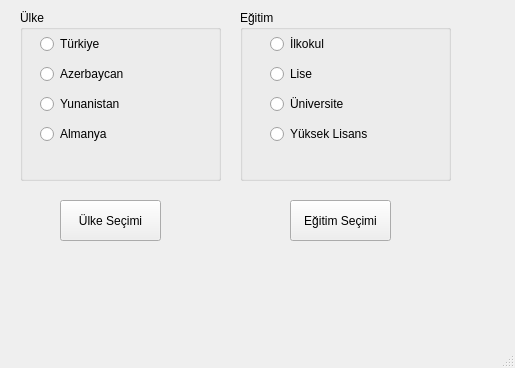
<?xml version="1.0" encoding="UTF-8"?>
<ui version="4.0">
 <class>MainWindow</class>
 <widget class="QMainWindow" name="MainWindow">
  <property name="geometry">
   <rect>
    <x>0</x>
    <y>0</y>
    <width>515</width>
    <height>368</height>
   </rect>
  </property>
  <property name="windowTitle">
   <string>MainWindow</string>
  </property>
  <widget class="QWidget" name="centralwidget">
   <widget class="QLabel" name="lblUlke">
    <property name="geometry">
     <rect>
      <x>50</x>
      <y>260</y>
      <width>141</width>
      <height>41</height>
     </rect>
    </property>
    <property name="text">
     <string/>
    </property>
   </widget>
   <widget class="QLabel" name="lblEgitim">
    <property name="geometry">
     <rect>
      <x>260</x>
      <y>260</y>
      <width>161</width>
      <height>41</height>
     </rect>
    </property>
    <property name="text">
     <string/>
    </property>
   </widget>
   <widget class="QPushButton" name="btnUlke">
    <property name="geometry">
     <rect>
      <x>60</x>
      <y>200</y>
      <width>101</width>
      <height>41</height>
     </rect>
    </property>
    <property name="text">
     <string>Ülke Seçimi</string>
    </property>
   </widget>
   <widget class="QPushButton" name="btnEgitim">
    <property name="geometry">
     <rect>
      <x>290</x>
      <y>200</y>
      <width>101</width>
      <height>41</height>
     </rect>
    </property>
    <property name="text">
     <string>Eğitim Seçimi</string>
    </property>
   </widget>
   <widget class="QGroupBox" name="groupUlke">
    <property name="geometry">
     <rect>
      <x>20</x>
      <y>10</y>
      <width>201</width>
      <height>171</height>
     </rect>
    </property>
    <property name="title">
     <string>Ülke</string>
    </property>
    <widget class="QWidget" name="gridLayoutWidget">
     <property name="geometry">
      <rect>
       <x>20</x>
       <y>20</y>
       <width>161</width>
       <height>121</height>
      </rect>
     </property>
     <layout class="QGridLayout" name="gridLayoutUlke">
      <item row="0" column="0">
       <widget class="QRadioButton" name="radioTurkiye">
        <property name="text">
         <string>Türkiye</string>
        </property>
       </widget>
      </item>
      <item row="1" column="0">
       <widget class="QRadioButton" name="radioAzer">
        <property name="text">
         <string>Azerbaycan</string>
        </property>
       </widget>
      </item>
      <item row="2" column="0">
       <widget class="QRadioButton" name="radioYunanistan">
        <property name="text">
         <string>Yunanistan</string>
        </property>
       </widget>
      </item>
      <item row="3" column="0">
       <widget class="QRadioButton" name="radioAlmanya">
        <property name="text">
         <string>Almanya</string>
        </property>
       </widget>
      </item>
     </layout>
    </widget>
   </widget>
   <widget class="QGroupBox" name="groupEgitim">
    <property name="geometry">
     <rect>
      <x>240</x>
      <y>10</y>
      <width>211</width>
      <height>171</height>
     </rect>
    </property>
    <property name="title">
     <string>Eğitim</string>
    </property>
    <widget class="QWidget" name="gridLayoutWidget_2">
     <property name="geometry">
      <rect>
       <x>30</x>
       <y>20</y>
       <width>151</width>
       <height>121</height>
      </rect>
     </property>
     <layout class="QGridLayout" name="gridLayoutEgitim">
      <item row="3" column="0">
       <widget class="QRadioButton" name="radioYuksekLisans">
        <property name="text">
         <string>Yüksek Lisans</string>
        </property>
       </widget>
      </item>
      <item row="0" column="0">
       <widget class="QRadioButton" name="radioilkokul">
        <property name="text">
         <string>İlkokul</string>
        </property>
       </widget>
      </item>
      <item row="1" column="0">
       <widget class="QRadioButton" name="radioLise">
        <property name="text">
         <string>Lise</string>
        </property>
       </widget>
      </item>
      <item row="2" column="0">
       <widget class="QRadioButton" name="radioUniversite">
        <property name="text">
         <string>Üniversite</string>
        </property>
       </widget>
      </item>
     </layout>
    </widget>
   </widget>
  </widget>
  <widget class="QMenuBar" name="menubar">
   <property name="geometry">
    <rect>
     <x>0</x>
     <y>0</y>
     <width>515</width>
     <height>21</height>
    </rect>
   </property>
  </widget>
  <widget class="QStatusBar" name="statusbar"/>
 </widget>
 <resources/>
 <connections/>
</ui>
